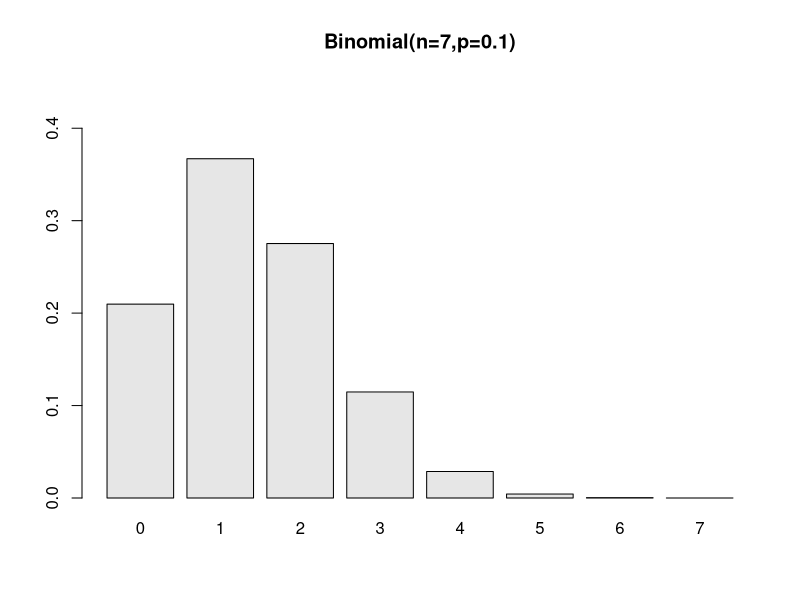
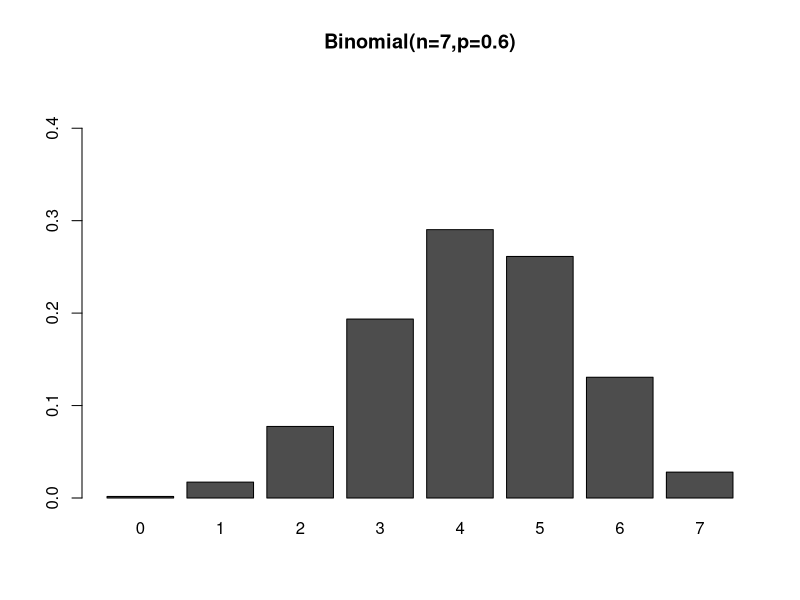
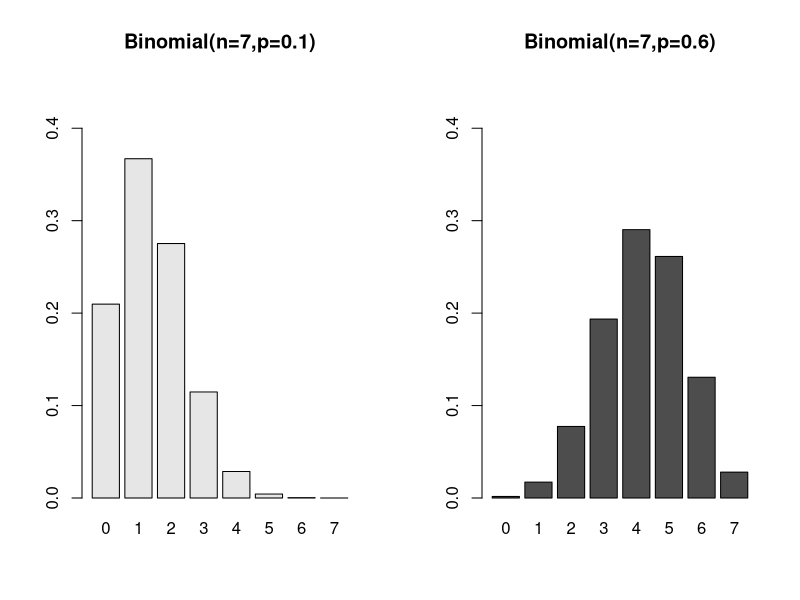
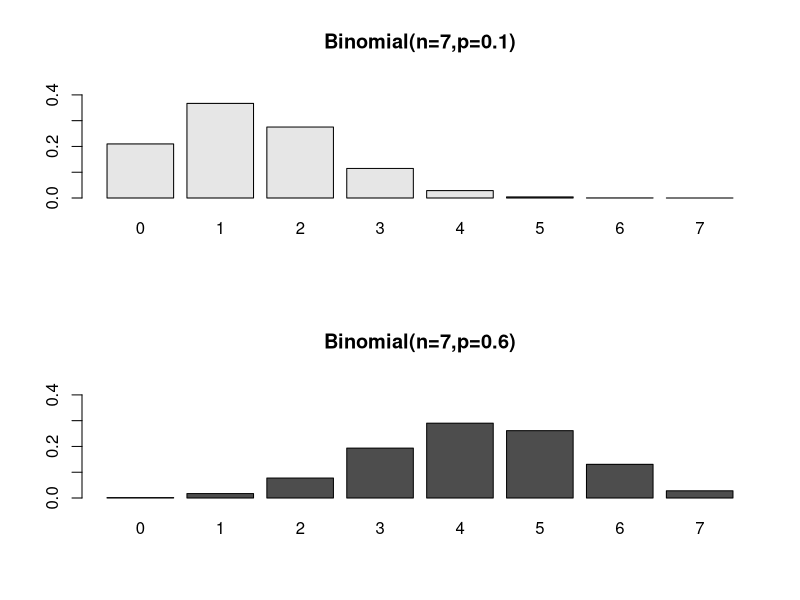
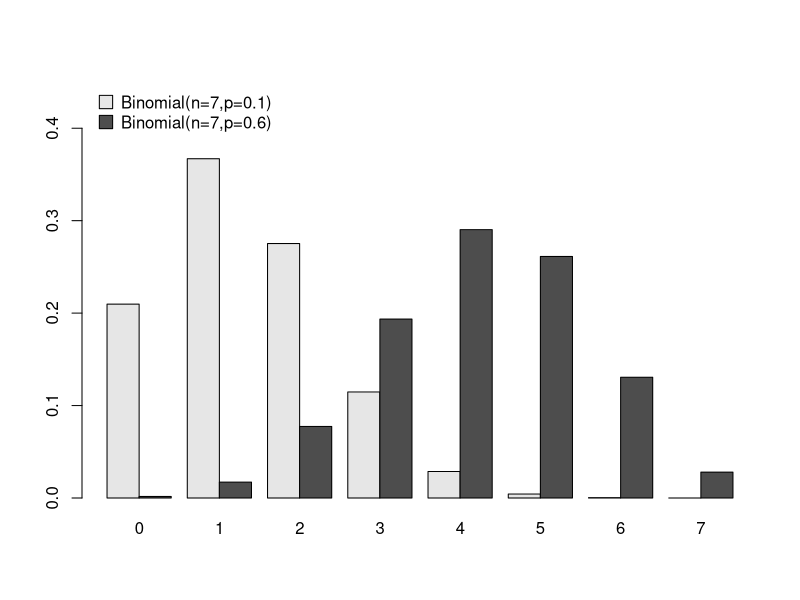
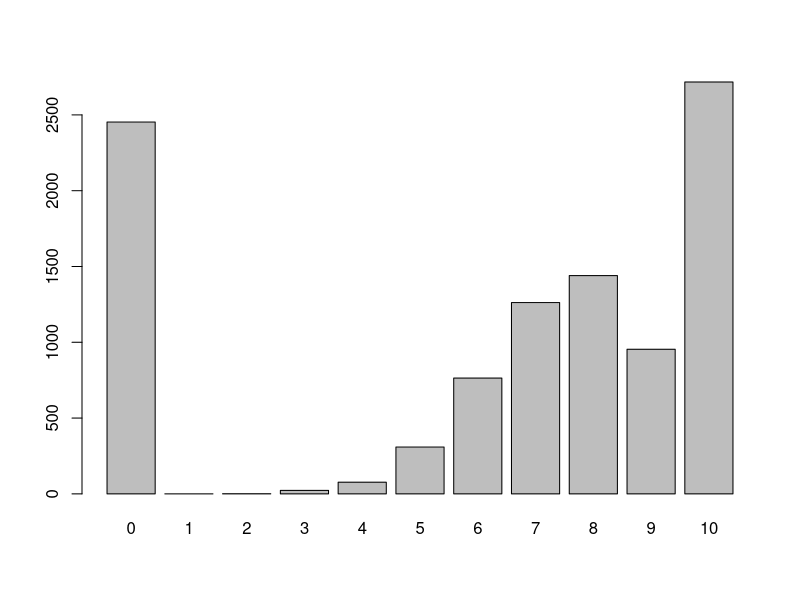
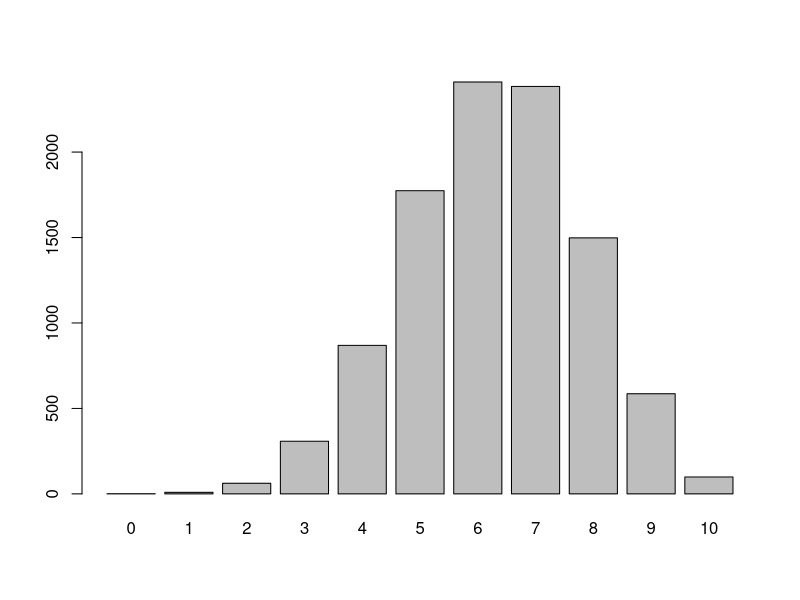
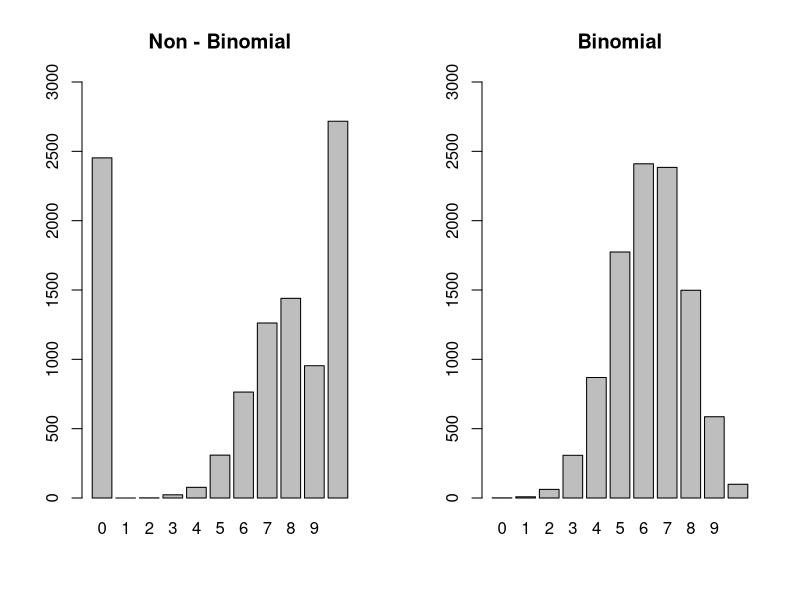

Reproduce these figures in R, in order.
## ------------------------------------------------------------------------
dbinom(0:7,7,0.2)
dbinom(0:7,7,0.6)

dbinom(0:4,7,0.2)
dbinom(0:4,7,0.6)

pbinom(0:7,7,0.2)
pbinom(0:7,7,0.6)

sum(dbinom(0:4,7,0.2))
sum(dbinom(0:4,7,0.6))

pbinom(0:7,7,0.2)[5]
pbinom(0:7,7,0.6)[5]

## ------------------------------------------------------------------------
barplot(dbinom(0:7,7,0.2),main="Binomial(n=7,p=0.1)",ylim=c(0,0.45),names=0:7,col=grey(0.9))
barplot(dbinom(0:7,7,0.6),main="Binomial(n=7,p=0.6)",ylim=c(0,0.45),names=0:7,col=grey(0.3))

## ------------------------------------------------------------------------
par(mfrow=c(1,2))
barplot(dbinom(0:7,7,0.2),main="Binomial(n=7,p=0.1)",ylim=c(0,0.45),names=0:7,col=grey(0.9))
barplot(dbinom(0:7,7,0.6),main="Binomial(n=7,p=0.6)",ylim=c(0,0.45),names=0:7,col=grey(0.3))

par(mfrow=c(2,1))
barplot(dbinom(0:7,7,0.2),main="Binomial(n=7,p=0.1)",ylim=c(0,0.45),names=0:7,col=grey(0.9))
barplot(dbinom(0:7,7,0.6),main="Binomial(n=7,p=0.6)",ylim=c(0,0.45),names=0:7,col=grey(0.3))

## ------------------------------------------------------------------------
z <- rbind(dbinom(0:7,7,0.2),dbinom(0:7,7,0.6))
par(mfrow=c(1,1))
barplot(z,beside=T,names=0:7,col=grey(c(0.9,0.3)),space=c(0,0.5),ylim=c(0,0.45))
legend(0,0.45,c("Binomial(n=7,p=0.1)","Binomial(n=7,p=0.6)"),
       pch=22,pt.bg=grey(c(0.9,0.3)),pt.cex=2,bty="n")

## ------------------------------------------------------------------------
a <- 1:10
b <- 2:11
d <- rep(NA,10)
d

# multiply two vectors
for(i in 1:10){
  d[i]<-a[i]*b[i]
}
d

# compute the inner product
s<-0
for(i in 1:10){
  s<-s+d[i]
}
s

## ------------------------------------------------------------------------
# multiply two vectors
d <- a*b
d

# compute the inner product
s <- sum(a*b)
s

## ------------------------------------------------------------------------
for(j in c(3,1,4,1,5,9,2,7)) print(j)
for(j in LETTERS[1:10]) print(j)

## ------------------------------------------------------------------------
?sample
sample(1:10)
sample(1:10,replace=TRUE)
sample(1:10,repl=T)

f1 <- c("A","a")
f2 <- sample(f1,2,repl=T)
f2

?ifelse
ifelse(3+5<9,"Yes","No")
ifelse(3+8<9,"Yes","No")

f2
ifelse("A"%in%f2,1,0)

## ------------------------------------------------------------------------
nit <- 10000
npurple <- rep(0,nit)
f1 <- c("A","a")
for(k in 1:nit){
  f2 <- sample(f1,2,repl=T)
  purple <- rep(0,10)
  for(j in 1:10){
    f3 <- sample(f2,2,repl=T)
    purple[j] <- ifelse("A"%in%f3,1,0)
  }
  npurple[k] <- sum(purple)
}

table(npurple)
table(factor(npurple,levels=0:10))

par(mfrow=c(1,1))
barplot(table(factor(npurple,levels=0:10)))

## ------------------------------------------------------------------------
nit <- 10000
npurple2 <- rep(0,nit)
f1 <- c("A","a")
for(k in 1:nit){
  purple <- rep(0,10)
  for(j in 1:10){
    f2 <- sample(f1,2,repl=T)
    f3 <- sample(f2,2,repl=T)
    purple[j] <- ifelse("A"%in%f3,1,0)
  }
  npurple2[k] <- sum(purple)
}

table(npurple2)
table(factor(npurple2,levels=0:10))
barplot(table(factor(npurple2,levels=0:10)))

par(mfrow=c(1,2))
barplot(table(factor(npurple,levels=0:10)),ylim=c(0,3000),main="Non - Binomial")
barplot(table(factor(npurple2,levels=0:10)),ylim=c(0,3000),main="Binomial")

## ------------------------------------------------------------------------
dpois(0:10,5)
sum(dpois(0:10,5))
ppois(0:10,5)
ppois(10,5)

dpois(0:15,5)
ppois(0:15,5)
1-ppois(0:15,5)
ppois(0:15,5,lower=FALSE)

## ------------------------------------------------------------------------
n=50000
p=1/100000
lambda=n*p

dbinom(0:5,n,p)
barplot(dbinom(0:5,n,p),main="Binomial",ylim=c(0,0.65),names=0:5,col=grey(0.9))

dpois(0:5,lambda)
barplot(dpois(0:5,lambda),main="Poisson",ylim=c(0,0.65),names=0:5,col=grey(0.3))

z <- rbind(dbinom(0:5,n,p),dpois(0:5,lambda))
par(mfrow=c(1,1))
barplot(z,beside=T,names=0:5,col=grey(c(0.9,0.3)),space=c(0,0.5),ylim=c(0,0.65))
legend(4,0.65,c("Binomial","Poisson"),pch=22,pt.bg=grey(c(0.9,0.3)),pt.cex=2,bty="n")

dbinom(0:5,n,p)-dpois(0:5,lambda)

